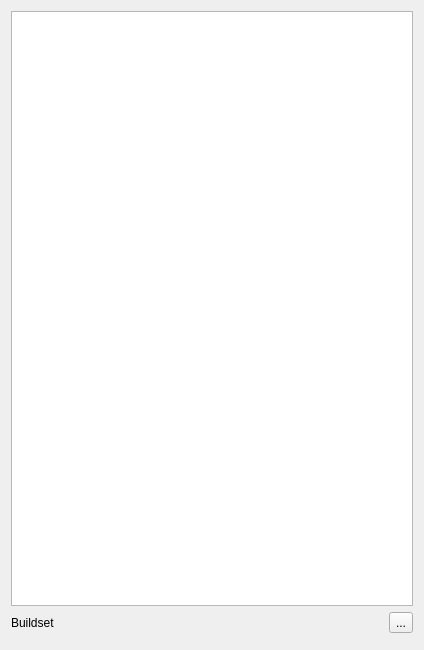
<ui version="4.0" >
 <class>ProjectManagerView</class>
 <widget class="QWidget" name="ProjectManagerView" >
  <property name="geometry" >
   <rect>
    <x>0</x>
    <y>0</y>
    <width>424</width>
    <height>650</height>
   </rect>
  </property>
  <layout class="QVBoxLayout" name="verticalLayout_2" >
   <item>
    <widget class="ProjectTreeView" name="projectTreeView" >
     <property name="sizePolicy" >
      <sizepolicy vsizetype="Expanding" hsizetype="Expanding" >
       <horstretch>0</horstretch>
       <verstretch>5</verstretch>
      </sizepolicy>
     </property>
    </widget>
   </item>
   <item>
    <layout class="QHBoxLayout" name="horizontalLayout" >
     <item>
      <widget class="QLabel" name="label" >
       <property name="text" >
        <string>Buildset</string>
       </property>
      </widget>
     </item>
     <item>
      <spacer name="horizontalSpacer" >
       <property name="orientation" >
        <enum>Qt::Horizontal</enum>
       </property>
       <property name="sizeHint" stdset="0" >
        <size>
         <width>40</width>
         <height>20</height>
        </size>
       </property>
      </spacer>
     </item>
     <item>
      <widget class="QToolButton" name="hideDetailsButton" >
       <property name="text" >
        <string>...</string>
       </property>
      </widget>
     </item>
    </layout>
   </item>
   <item>
    <layout class="QVBoxLayout" name="verticalLayout" >
     <item>
      <widget class="ProjectBuildSetWidget" native="1" name="buildSetView" >
       <property name="sizePolicy" >
        <sizepolicy vsizetype="Preferred" hsizetype="Preferred" >
         <horstretch>0</horstretch>
         <verstretch>1</verstretch>
        </sizepolicy>
       </property>
      </widget>
     </item>
    </layout>
   </item>
  </layout>
 </widget>
 <customwidgets>
  <customwidget>
   <class>ProjectBuildSetWidget</class>
   <extends>QWidget</extends>
   <header>projectbuildsetwidget.h</header>
   <container>1</container>
  </customwidget>
  <customwidget>
   <class>ProjectTreeView</class>
   <extends>QTreeView</extends>
   <header>projecttreeview.h</header>
  </customwidget>
 </customwidgets>
 <resources/>
 <connections/>
</ui>
